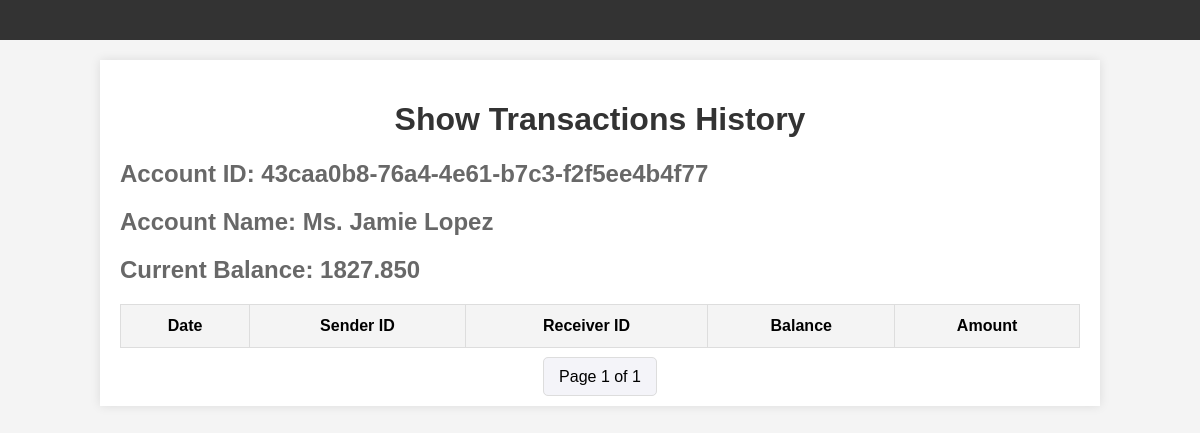
The app's page /Show_history/43caa0b8-76a4-4e61-b7c3-f2f5ee4b4f77 with its own data.
### account_transfare_app/models.py (models this page shows, shortened)
class Accounts(models.Model):
    id = models.UUIDField(primary_key=True, editable=False)
    name = models.CharField(max_length=100)
    balance = models.DecimalField(max_digits=100, decimal_places=3)
    created_at = models.DateTimeField(auto_now_add=True, editable=False)
    updated_at = models.DateTimeField(auto_now=True)

### account_transfare_app/views.py (the view, shortened to what this page needs)
# urls.py: path('Show_history/<uuid:id>', views.show_history, name='show_history'),
def show_history(request, id):
    account = Accounts.objects.get(id=id)
    all_transactions = Transactions.objects.filter(Q(sender=account) | Q(receiver=account)).order_by('created_at')
    transactions = []
    paginator = Paginator(transactions, 20)
    page_number = request.GET.get('page')
    transactions = paginator.get_page(page_number)
    return render(request, 'show_history.html', {"transactions": transactions, "id": account.id, "name": account.name,
                                                 "current_balance": account.balance})

### templates/show_history.html (shortened to what this page needs)
{% extends "base.html" %}
{% load static %}
{% block head %}
    <link rel="stylesheet" type="text/css" href="{% static 'css/styles.css' %}">
{% endblock %}
{% block content %}
<div class="container">
    <header>
        <h1>Show Transactions History</h1>
    </header>
    <main>
        <div style="color: #686868;">
            <h2>Account ID: {{id}}</h2>
            <h2>Account Name: {{name}}</h2>
            <h2>Current Balance: {{current_balance}}</h2>
        </div>
        <table>
            <thead>
                <tr>
                    <th>Date</th>
                    <th>Sender ID</th>
                    <th>Receiver ID</th>
                    <th>Balance</th>
                    <th>Amount</th>
                </tr>
            </thead>
        </table>
        <div class="pagination">
            <span>
                <span class="pagination-btn">
                    Page {{ transactions.number }} of {{ transactions.paginator.num_pages }}
                </span>
            </span>
        </div>
    </main>
</div>
{% endblock %}

### static/css/navbar.css (style rules this page uses)
body { font-family: Arial, sans-serif; margin: 0; padding: 0; }

### static/css/styles.css (style rules this page uses)
body { font-family: Arial, sans-serif; background-color: #f4f4f4; margin: 0; padding: 0; }
.container { width: 80%; margin: 20px auto; background: #fff; padding: 20px; box-shadow: 0 0 10px rgba(0, 0, 0, 0.1); }
header { text-align: center; margin-bottom: 20px; }
h1 { color: #333; }
table { width: 100%; border-collapse: collapse; margin-bottom: 20px; }
th, td { padding: 12px; border: 1px solid #ddd; text-align: center; }
th { background-color: #f4f4f4; }
.pagination { display: flex; justify-content: center; gap: 5px; }
.pagination-btn { padding: 10px 15px; border: 1px solid #ddd; background-color: #f4f4f9; cursor: pointer; border-radius: 5px; transition: background-color 0.3s, transform 0.3s; }

### records on screen
Accounts: id "43caa0b8-76a4-4e61-b7c3-f2f5ee4b4f77", name "Ms. Jamie Lopez", balance "1827.850"

### other values on screen
{{ transactions.number }} "1"
{{ transactions.paginator.num_pages }} "1"
